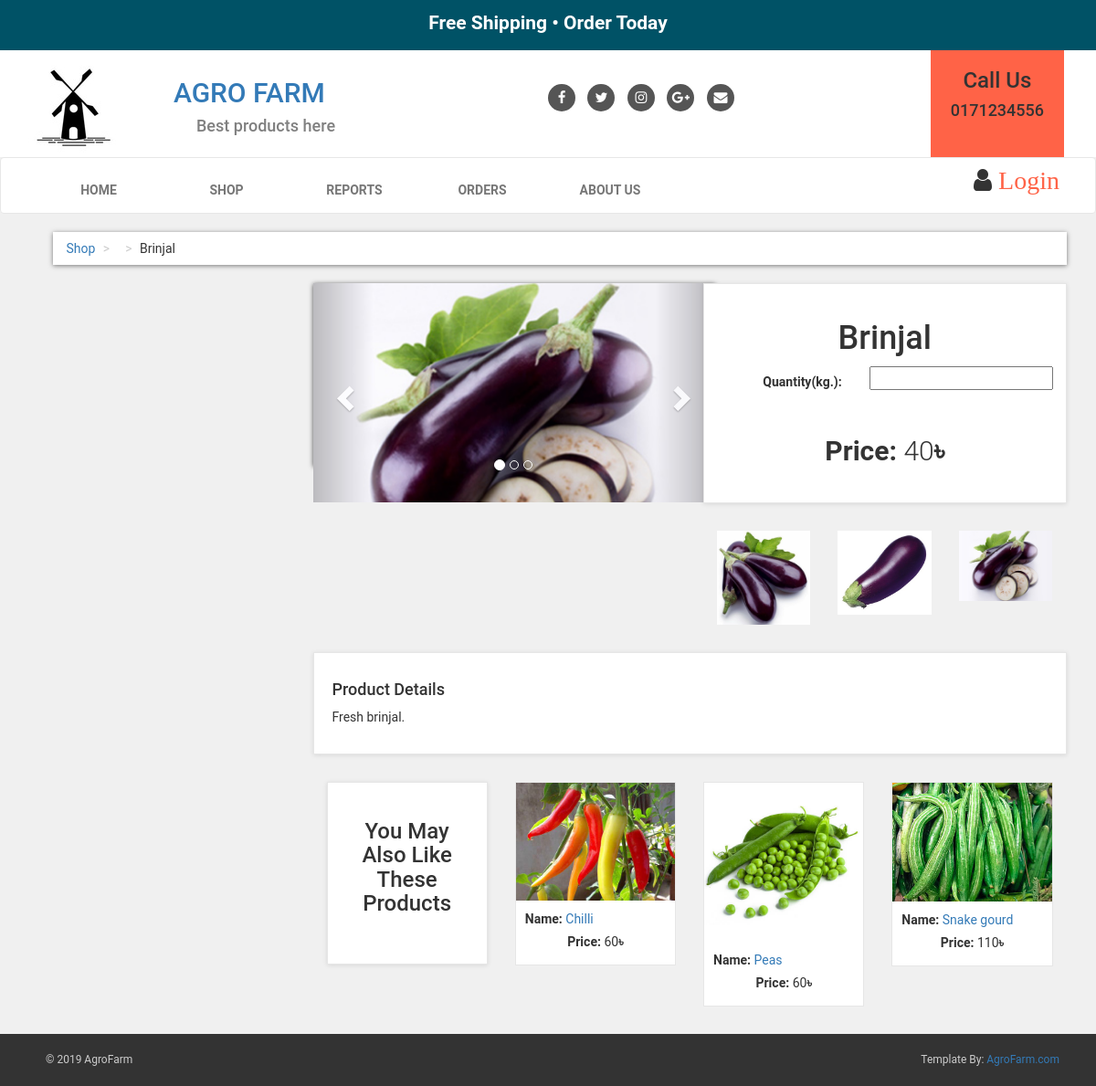
/Owner/food_details.php?Fid=6, run on the app's committed database.
### tables this page shows
CREATE TABLE `food` (
  `Fid` int(5) NOT NULL,
  `Fname` varchar(20) NOT NULL,
  `Quantity` double NOT NULL,
  `Type` varchar(10) NOT NULL,
  `PRate` int(10) NOT NULL,
  `SRate` int(10) NOT NULL,
  `Fimage` varchar(100) NOT NULL,
  `Description` varchar(255) NOT NULL,
  `Fimage2` varchar(50) NOT NULL,
  `Fimage1` varchar(50) NOT NULL,
  `Fimage3` varchar(50) NOT NULL
);

### Owner/food_details.php (the view, shortened to what this page needs)
<?php
include "functions2.php";
?>
<?php
if(isset($_GET['Fid']))
{
	$Fid=$_GET['Fid'];
	$get_food="Select * from food where Fid='$Fid'";
	$run_food= mysqli_query($db,$get_food);
	$row= mysqli_fetch_assoc($run_food);
	$F_name=$row['Fname'];
	$F_Type=$row['Type'];
	$F_image=$row['Fimage'];
	$F_Price=$row['SRate'];
	$F_Description=$row['Description'];
	$F_image1=$row['Fimage1'];
	$F_image2=$row['Fimage2'];
}
?>
<!DOCTYPE html>
<html>
<head>
	<link rel="stylesheet" href="https://maxcdn.bootstrapcdn.com/bootstrap/3.4.0/css/bootstrap.min.css">
	<link rel="stylesheet" href="styles/style.css">
	<link href="https://stackpath.bootstrapcdn.com/font-awesome/4.7.0/css/font-awesome.min.css" rel="stylesheet">
</head>
<body>
<?php
include "includes/owner_header.php";
?>
<div id="content">
	<div class="container">
		<div class="col-md-12">
			<ul class="breadcrumb">
				<li><a href="home.php">Shop</a></li>
				<li><a href= "index.php?F_Type=<?php echo $F_Type;?>"></a>
				</li>
				<li><?php echo $F_name;?></li>
			</ul>
		</div>
		<div class="col-md-3">
		</div>
		<div class="col-md-9">
			<div class="row" id="productmain">
				<div class="col-sm-6">
					<div id="mainimage" style="height: 200px;">
						<div id="mycarousel" class="carousel slide" data-ride="carousel">
							<ol class="carousel-indicators">
								<li data-target="#mycarousel" data-slide-to="0" class="active"></li>
								<li data-target="#mycarousel" data-slide-to="1" ></li>
								<li data-target="#mycarousel" data-slide-to="2" ></li>
							</ol>
							<div class="carousel-inner">
								<div class="item active">
									<center>
										<img class="img-responsive"src="../img/<?php echo $F_image?>" >
									</center>
								</div>
							</div>
							<a href="#mycarousel" class="left carousel-control" data-slide="prev">
								<span class="glyphicon glyphicon-chevron-left"></span>
							</a>
							<a href="#mycarousel" class="right carousel-control" data-slide="next">
								<span class="glyphicon glyphicon-chevron-right"></span>
							</a>
						</div>
					</div>
				</div>
				<div class="col-sm-6">
					<div class="box">
						<h1 class="text-center"><?php echo $F_name; ?></h1>
						<form action="food_details.php?add_cart=<?php echo $Fid ?>" method="post" class="form-horizontal">
							<div class="form-group">
								<label class="col-md-5 control-label"><label>Quantity(kg.): </label></label>
								<div class="col-md-7">
									<input type="number" name="Quantity" required="">
								</div>
							</div>
							<p class="price"><label>Price:&nbsp</label><?php echo $F_Price;?><label>৳</label></p>
						</form>
					</div>
					<div class="col-xs-4">
					<a href="" class="thumb">
						<img src="../img/<?php echo $F_image1?>" class="img-responsive">
					</a>
					</div>
					<div class="col-xs-4">
					<a href="" class="thumb">
						<img src="../img/<?php echo $F_image2?>" class="img-responsive">
					</a>
					</div>
					<div class="col-xs-4">
					<a href="" class="thumb">
						<img src="../img/<?php echo $F_image?>" class="img-responsive">
					</a>
					</div>
				</div>
			</div>
			<div class="box" id="details">
				<h4>Product Details</h4>
				<p><?php echo $F_Description ?></p>
			</div>
			<div id="row same-height-row">
				<div class="col-md-3 col-sm-6">
					<div class="box same-height headline">
						<h3 class="text-center">You May Also Like These Products</h3>
					</div>
				</div>
				<?php
                 $get_food="select * from `food` where Type='$F_Type' order by RAND() LIMIT 3";
                 $run_food=mysqli_query($db,$get_food);
                 while ($row=mysqli_fetch_assoc($run_food)) {
                 	$Fid=$row['Fid'];
                 	$S_name=$row['Fname'];
	                 $S_image=$row['Fimage'];
	                  $S_Price=$row['SRate'];
				?>
				<div class="center-responsive col-md-3">
					<div class="product same-height">
						<a href="food_details.php?Fid=$Fid">
							<img src="../img/<?php echo $S_image?>" class="img-responsive">
						</a>
						<div class="text">
							<label>Name:&nbsp</label><a href="food_details.php?Fid=<?php echo $Fid ?>"><?php echo $S_name;?></a>
							<p class="price"><label>Price:&nbsp</label><?php echo $S_Price;?><label>৳</label></p>
						</div>
					</div>
				</div>
<?php
}
?>
			</div>
		</div>
	</div>
</div>
<footer>
	<?php
	include "includes/shop_footer.php";
	?>
</footer>
</body>
</html>

### Owner/styles/style.css (style rules this page uses)
body { font-family: "Roboto",Helvetica,Arial,sans-sarif; font-size: 14px; line-height: 1.42857143; color: #333333; background-color: #f0f0f0; }
#content { padding-left: 25px; }
#content .product { background: #fff; border: solid 1px #e6e6e6; box-sizing: border-box; margin-bottom: 30px; }
#content .product .text { padding: 10px 10px 0px; }
.price { text-align: center; }
.box { background: #fff; margin: 0 0 30px; border: solid 1px #e6e6e6; padding: 20px; box-shadow: 0 1px 5px rgba(0,0,0,0.1); }
.breadcrumb { padding: 8px 15px; margin-bottom: 20px; background-color: #ffffff; border-radius: 0; box-shadow: 0 1px 5px rgba(0,0,0,0.5); }
.breadcrumb >li + li:before { content: ">\00a0"; color:#cccccc; }
#content #productmain { margin-bottom: 30px; }
#content #productmain .price { font-size: 30px; font-weight: 300; text-align: center; margin-top: 40px; }
#content #mainimage { box-shadow: 0 1px 5px rgba(0,0,0,0.7); }
#content .headline { height: 350px; }

### Owner/food_details.php (style rules this page uses)
.box { background: #fff; margin: 0 0 30px; border: solid 1px #e6e6e6; padding: 20px; box-shadow: 0 1px 5px rgba(0,0,0,0.1); }
#content #productmain { margin-bottom: 30px; }
#content #productmain .price { font-size: 30px; font-weight: 300; text-align: center; margin-top: 40px; }
#content #mainimage { box-shadow: 0 1px 5px rgba(0,0,0,0.7); position: absolute; height: 600px; }
#content .headline { height: 200px; }
.item { width: 440px; height:240px; position: absolute; margin-left: auto; margin-right: auto; display: flex; }

### Owner/includes/shop_footer.php (style rules this page uses)
body { font-family: "Roboto",Helvetica,Arial,sans-sarif; font-size: 14px; line-height: 1.42857143; color: #333333; background-color: #f0f0f0; }

### data on the page
food: Fname "Brinjal", Fimage (picture), SRate "40", Fimage1 (picture), Fimage2 (picture), Description "Fresh brinjal."
food: Fimage (picture), Fname "Chilli", SRate "60"
food: Fimage (picture), Fname "Peas", SRate "60"
food: Fimage (picture), Fname "Snake gourd", SRate "110"
